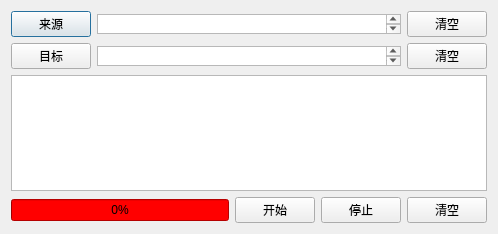
<?xml version="1.0" encoding="UTF-8"?>
<ui version="4.0">
 <class>Dialog</class>
 <widget class="QDialog" name="Dialog">
  <property name="geometry">
   <rect>
    <x>0</x>
    <y>0</y>
    <width>498</width>
    <height>234</height>
   </rect>
  </property>
  <property name="windowTitle">
   <string>CopyTool</string>
  </property>
  <layout class="QVBoxLayout" name="verticalLayout_3">
   <item>
    <layout class="QVBoxLayout" name="verticalLayout_2">
     <item>
      <layout class="QHBoxLayout" name="horizontalLayout_3">
       <item>
        <widget class="QPushButton" name="pushButtonOpen">
         <property name="text">
          <string>来源</string>
         </property>
         <property name="icon">
          <iconset resource="res.qrc">
           <normaloff>:/new/prefix1/open.png</normaloff>:/new/prefix1/open.png</iconset>
         </property>
         <property name="iconSize">
          <size>
           <width>16</width>
           <height>16</height>
          </size>
         </property>
         <property name="flat">
          <bool>false</bool>
         </property>
        </widget>
       </item>
       <item>
        <widget class="QTextBrowser" name="textBrowserOpen">
         <property name="maximumSize">
          <size>
           <width>500</width>
           <height>20</height>
          </size>
         </property>
         <property name="html">
          <string>&lt;!DOCTYPE HTML PUBLIC &quot;-//W3C//DTD HTML 4.0//EN&quot; &quot;http://www.w3.org/TR/REC-html40/strict.dtd&quot;&gt;
&lt;html&gt;&lt;head&gt;&lt;meta name=&quot;qrichtext&quot; content=&quot;1&quot; /&gt;&lt;style type=&quot;text/css&quot;&gt;
p, li { white-space: pre-wrap; }
&lt;/style&gt;&lt;/head&gt;&lt;body style=&quot; font-family:'SimSun'; font-size:9pt; font-weight:400; font-style:normal;&quot;&gt;
&lt;p style=&quot;-qt-paragraph-type:empty; margin-top:0px; margin-bottom:0px; margin-left:0px; margin-right:0px; -qt-block-indent:0; text-indent:0px;&quot;&gt;&lt;br /&gt;&lt;/p&gt;&lt;/body&gt;&lt;/html&gt;</string>
         </property>
        </widget>
       </item>
       <item>
        <widget class="QPushButton" name="pushButtonClearOpen">
         <property name="enabled">
          <bool>true</bool>
         </property>
         <property name="text">
          <string>清空</string>
         </property>
        </widget>
       </item>
      </layout>
     </item>
     <item>
      <layout class="QVBoxLayout" name="verticalLayout">
       <item>
        <layout class="QHBoxLayout" name="horizontalLayout_2">
         <item>
          <widget class="QPushButton" name="pushButtonSave">
           <property name="text">
            <string>目标</string>
           </property>
           <property name="icon">
            <iconset resource="res.qrc">
             <normaloff>:/new/prefix1/save.png</normaloff>:/new/prefix1/save.png</iconset>
           </property>
           <property name="iconSize">
            <size>
             <width>16</width>
             <height>16</height>
            </size>
           </property>
           <property name="flat">
            <bool>false</bool>
           </property>
          </widget>
         </item>
         <item>
          <widget class="QTextBrowser" name="textBrowserSave">
           <property name="maximumSize">
            <size>
             <width>500</width>
             <height>20</height>
            </size>
           </property>
          </widget>
         </item>
         <item>
          <widget class="QPushButton" name="pushButtonClearSave">
           <property name="text">
            <string>清空</string>
           </property>
          </widget>
         </item>
        </layout>
       </item>
       <item>
        <widget class="QTextBrowser" name="textBrowserInfo"/>
       </item>
       <item>
        <layout class="QHBoxLayout" name="horizontalLayout">
         <item>
          <widget class="QProgressBar" name="progressBar">
           <property name="layoutDirection">
            <enum>Qt::LeftToRight</enum>
           </property>
           <property name="styleSheet">
            <string notr="true">background-color: rgb(255, 0, 0);</string>
           </property>
           <property name="value">
            <number>0</number>
           </property>
          </widget>
         </item>
         <item>
          <widget class="QPushButton" name="pushButtonStart">
           <property name="text">
            <string>开始</string>
           </property>
          </widget>
         </item>
         <item>
          <widget class="QPushButton" name="pushButtonStop">
           <property name="text">
            <string>停止</string>
           </property>
          </widget>
         </item>
         <item>
          <widget class="QPushButton" name="pushButtonClearInfo">
           <property name="text">
            <string>清空</string>
           </property>
          </widget>
         </item>
        </layout>
       </item>
      </layout>
     </item>
    </layout>
   </item>
  </layout>
  <zorder></zorder>
  <zorder>textBrowserOpen</zorder>
  <zorder></zorder>
  <zorder></zorder>
 </widget>
 <layoutdefault spacing="6" margin="11"/>
 <resources>
  <include location="res.qrc"/>
 </resources>
 <connections/>
</ui>
